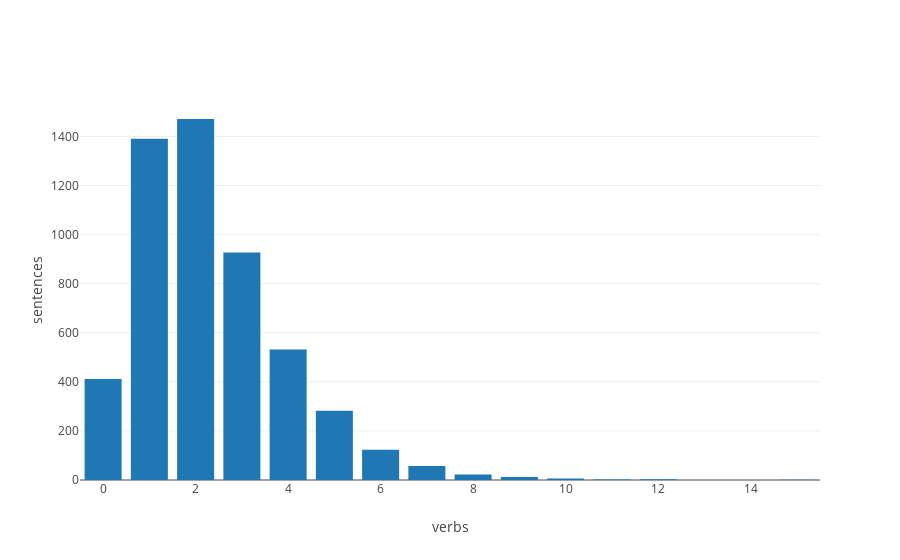

Notebook cell for this chart:
### Code cell
# notebook plot boilerplate
init_notebook_mode(connected=True)
enable_plotly_in_colab() 

# our plot
fig = go.Figure(
        data = [go.Bar(x=hist.index, y=hist['sentences'])], 
        layout = go.Layout(
            yaxis=dict(title='sentences'), 
            xaxis=dict(title='verbs')))

iplot(fig)

### Figure 1 — Plotly figure (JSON) as saved in the notebook; plotly's stock layout.template omitted (floating-point values rounded to 4 significant figures)
{"data": [{"type": "bar", "uid": "b0f57b2e-52a9-11e9-9603-d8cb8a18b480", "x": [0, 1, 2, 3, 4, 5, 6, 7, 8, 9, 10, 11, 12, 15], "y": [412, 1391, 1471, 927, 532, 282, 123, 57, 22, 12, 6, 2, 3, 1]}], "layout": {"xaxis": {"title": "verbs"}, "yaxis": {"title": "sentences"}}}
